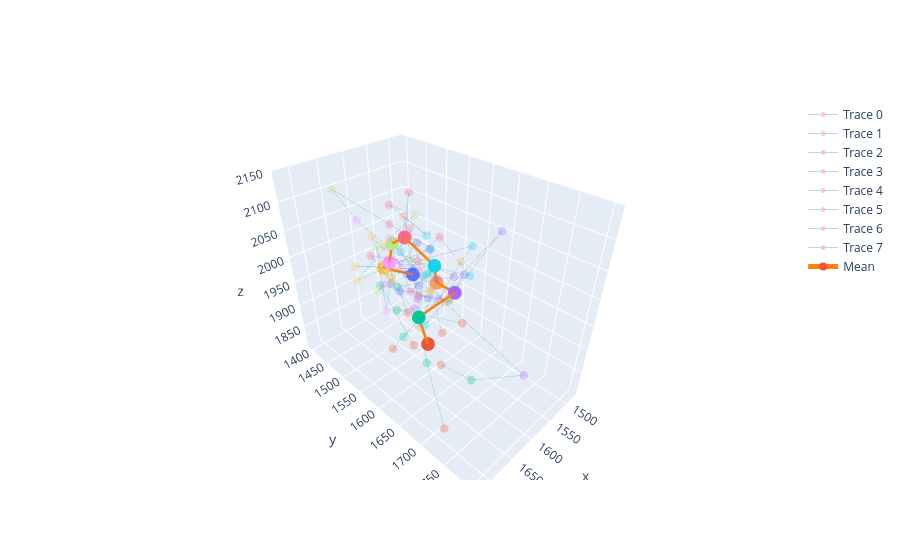

This figure's notebook cell:
### Code cell
clust_aligned, clust_mean = tr.general_procrustes_analysis(traces, cluster_members)
tr.plot_gpa_output(clust_aligned, clust_mean)

### Figure 1 — Plotly figure (JSON) as saved in the notebook; plotly's stock layout.template omitted (floating-point values rounded to 4 significant figures)
{"data": [{"line": {"color": "#1f77b4", "width": 1}, "marker": {"color": ["#EF553B", "#00CC96", "#AB63FA", "#FFA15A", "#19D3F3", "#FF6692", "#B6E880", "#FF97FF", "#FECB52", "#636EFA"], "size": 5}, "mode": "markers+lines", "name": "Trace 0", "opacity": 0.3, "type": "scatter3d", "x": [1620.0, 1659.0, 1647.0, 1659.0, 1623.0, 1619.0, 1620.0, 1584.0, 1628.0, 1574.0], "y": [1638.0, 1646.0, 1653.0, 1627.0, 1600.0, 1568.0, 1569.0, 1553.0, 1426.0, 1522.0], "z": [1922.0, 2055.0, 2045.0, 1949.0, 2013.0, 2081.0, 2030.0, 1987.0, 1956.0, 1969.0]}, {"line": {"color": "#1f77b4", "width": 1}, "marker": {"color": ["#EF553B", "#00CC96", "#AB63FA", "#FFA15A", "#19D3F3", "#FF6692", "#B6E880", "#FF97FF", "#FECB52", "#636EFA"], "size": 5}, "mode": "markers+lines", "name": "Trace 1", "opacity": 0.3, "type": "scatter3d", "x": [1670.0, 1643.0, 1580.0, 1651.0, 1682.0, 1702.0, 1593.0, 1579.0, 1565.0, 1567.0], "y": [1640.0, 1673.0, 1644.0, 1678.0, 1665.0, 1580.0, 1577.0, 1496.0, 1399.0, 1449.0], "z": [2022.0, 2016.0, 2017.0, 2027.0, 1990.0, 2075.0, 2012.0, 1969.0, 1982.0, 1900.0]}, {"line": {"color": "#1f77b4", "width": 1}, "marker": {"color": ["#EF553B", "#00CC96", "#AB63FA", "#FFA15A", "#19D3F3", "#FF6692", "#B6E880", "#FF97FF", "#FECB52", "#636EFA"], "size": 5}, "mode": "markers+lines", "name": "Trace 2", "opacity": 0.3, "type": "scatter3d", "x": [1677.0, 1682.0, 1604.0, 1591.0, 1596.0, 1621.0, 1655.0, 1620.0, 1635.0, 1552.0], "y": [1634.0, 1569.0, 1614.0, 1647.0, 1672.0, 1587.0, 1532.0, 1497.0, 1537.0, 1511.0], "z": [1930.0, 2011.0, 1968.0, 2046.0, 2085.0, 2034.0, 2051.0, 1889.0, 1987.0, 2008.0]}, {"line": {"color": "#1f77b4", "width": 1}, "marker": {"color": ["#EF553B", "#00CC96", "#AB63FA", "#FFA15A", "#19D3F3", "#FF6692", "#B6E880", "#FF97FF", "#FECB52", "#636EFA"], "size": 5}, "mode": "markers+lines", "name": "Trace 3", "opacity": 0.3, "type": "scatter3d", "x": [1642.0, 1687.0, 1592.0, 1610.0, 1631.0, 1607.0, 1683.0, 1619.0, 1582.0, 1580.0], "y": [1582.0, 1615.0, 1634.0, 1616.0, 1699.0, 1618.0, 1565.0, 1494.0, 1465.0, 1513.0], "z": [1944.0, 2033.0, 2014.0, 2030.0, 2064.0, 2082.0, 1999.0, 1944.0, 1943.0, 1957.0]}, {"line": {"color": "#1f77b4", "width": 1}, "marker": {"color": ["#EF553B", "#00CC96", "#AB63FA", "#FFA15A", "#19D3F3", "#FF6692", "#B6E880", "#FF97FF", "#FECB52", "#636EFA"], "size": 5}, "mode": "markers+lines", "name": "Trace 4", "opacity": 0.3, "type": "scatter3d", "x": [1706.0, 1668.0, 1632.0, 1647.0, 1615.0, 1620.0, 1660.0, 1639.0, 1569.0, 1477.0], "y": [1720.0, 1741.0, 1801.0, 1640.0, 1610.0, 1522.0, 1436.0, 1463.0, 1439.0, 1430.0], "z": [1969.0, 1927.0, 1954.0, 2020.0, 2062.0, 2072.0, 2116.0, 2065.0, 1983.0, 1841.0]}, {"line": {"color": "#1f77b4", "width": 1}, "marker": {"color": ["#EF553B", "#00CC96", "#AB63FA", "#FFA15A", "#19D3F3", "#FF6692", "#FF97FF", "#FECB52", "#636EFA"], "size": 5}, "mode": "markers+lines", "name": "Trace 5", "opacity": 0.3, "type": "scatter3d", "x": [1711.0, 1720.0, 1550.0, 1599.0, 1613.0, 1628.0, 1595.0, 1648.0, 1539.0], "y": [1626.0, 1662.0, 1685.0, 1634.0, 1606.0, 1576.0, 1489.0, 1459.0, 1527.0], "z": [1939.0, 1991.0, 2095.0, 1978.0, 2020.0, 1975.0, 2017.0, 1951.0, 1996.0]}, {"line": {"color": "#1f77b4", "width": 1}, "marker": {"color": ["#EF553B", "#00CC96", "#AB63FA", "#FFA15A", "#19D3F3", "#FF6692", "#B6E880", "#FF97FF", "#FECB52", "#636EFA"], "size": 5}, "mode": "markers+lines", "name": "Trace 6", "opacity": 0.3, "type": "scatter3d", "x": [1600.0, 1690.0, 1613.0, 1610.0, 1664.0, 1622.0, 1600.0, 1636.0, 1611.0, 1587.0], "y": [1662.0, 1614.0, 1567.0, 1634.0, 1598.0, 1572.0, 1535.0, 1533.0, 1512.0, 1573.0], "z": [1945.0, 1993.0, 1928.0, 1975.0, 2072.0, 2141.0, 2040.0, 2020.0, 1955.0, 1940.0]}, {"line": {"color": "#1f77b4", "width": 1}, "marker": {"color": ["#EF553B", "#00CC96", "#AB63FA", "#FFA15A", "#19D3F3", "#FF6692", "#B6E880", "#FF97FF", "#FECB52", "#636EFA"], "size": 5}, "mode": "markers+lines", "name": "Trace 7", "opacity": 0.3, "type": "scatter3d", "x": [1687.0, 1678.0, 1663.0, 1612.0, 1545.0, 1614.0, 1590.0, 1633.0, 1588.0, 1623.0], "y": [1709.0, 1663.0, 1629.0, 1548.0, 1528.0, 1516.0, 1550.0, 1537.0, 1579.0, 1542.0], "z": [1810.0, 1914.0, 2007.0, 2092.0, 2026.0, 2101.0, 2088.0, 2058.0, 1957.0, 1956.0]}, {"line": {"color": "#ff7f0e", "width": 5}, "marker": {"color": ["#EF553B", "#00CC96", "#AB63FA", "#FFA15A", "#19D3F3", "#FF6692", "#B6E880", "#FF97FF", "#FECB52", "#636EFA"]}, "mode": "markers+lines", "name": "Mean", "type": "scatter3d", "x": [1664.0, 1679.0, 1610.0, 1622.0, 1621.0, 1629.0, 1629.0, 1613.0, 1603.0, 1562.0], "y": [1651.0, 1648.0, 1654.0, 1628.0, 1622.0, 1568.0, 1538.0, 1508.0, 1477.0, 1508.0], "z": [1935.0, 1992.0, 2003.0, 2015.0, 2041.0, 2070.0, 2048.0, 1993.0, 1964.0, 1946.0]}], "layout": {}}
